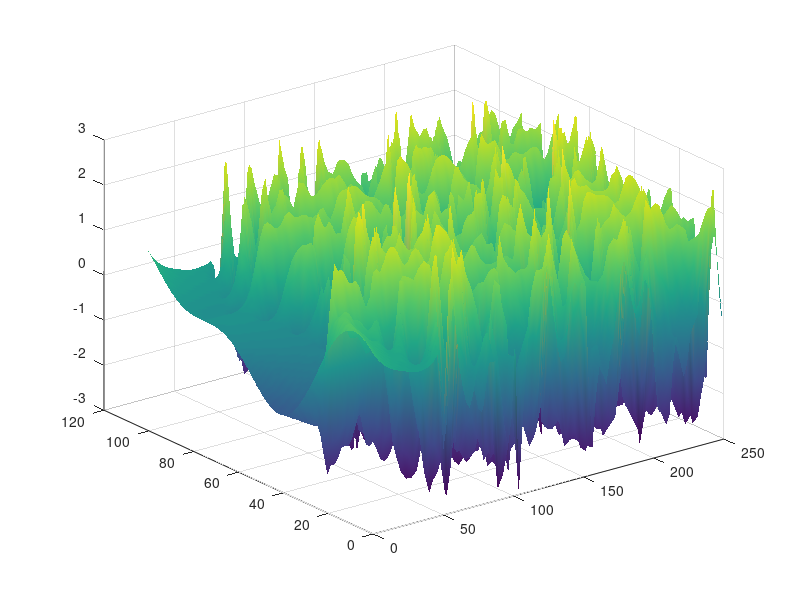

This chart was generated by the following MATLAB code: (Note: this script raises an error after producing the figure.)
% kursiv.m - solution of Kuramoto-Sivashinsky equation by ETDRK4 scheme
%
%   u_t = -u*u_x - u_xx - u_xxxx, periodic BCs on [0,32*pi]
%   computation is based on v = fft(u), so linear term is diagonal
%   compare p27.m in Trefethen, "Spectral Methods in MATLAB", SIAM 2000
%   AK Kassam and LN Trefethen, July 2002

% Spatial grid and initial condition:
N = 128;
x = 32*pi*(1:N)'/N;
u = cos(x/16).*(1+sin(x/16));
v = fft(u);

% Precompute various ETDRK4 scalar quantities:
h = 1/4;                         % time step
k = [0:N/2-1 0 -N/2+1:-1]'/16;   % wave numbers
L = k.^2 - k.^4;                 % Fourier multipliers
E = exp(h*L); E2 = exp(h*L/2);
M = 16;                          % no. of points for complex means
r = exp(1i*pi*((1:M)-.5)/M);     % roots of unity
LR = h*L(:,ones(M,1)) + r(ones(N,1),:);
Q  = h*real(mean(           (exp(LR/2)-1)./LR              ,2));
f1 = h*real(mean(  (-4-LR+exp(LR).*(4-3*LR+LR.^2))./LR.^3  ,2));
f2 = h*real(mean(    (2+LR+exp(LR).*(-2+LR))./LR.^3    ,2));
f3 = h*real(mean(  (-4-3*LR-LR.^2+exp(LR).*(4-LR))./LR.^3  ,2));

% Main time-stepping loop:
uu=u; tt=0;
tmax = 250; 
nmax = round(tmax/h); 
nplt = floor((tmax/100)/h);
g = -0.5i*k;
for n = 1:nmax
    t = n*h;
    Nv = g.*fft(real(ifft(v)).^2);
    a = E2.*v + Q.*Nv;
    Na = g.*fft(real(ifft(a)).^2);
    b = E2.*v + Q.*Na;
    Nb = g.*fft(real(ifft(b)).^2);
    c = E2.*a + Q.*(2*Nb-Nv);
    Nc = g.*fft(real(ifft(c)).^2);
    v = E.*v + Nv.*f1 + 2*(Na+Nb).*f2 + Nc.*f3;
    if mod(n,nplt) == 0
        u = real(ifft(v));
        uu = [uu,u]; 
        tt = [tt,t];
    end
end

% Plot results:
surf(tt,x,uu), shading interp, lighting phong, axis tight
view([-90 90]), colormap(autumn); set(gca,'zlim',[-5 50])
light('color',[1 1 0],'position',[-1,2,2])
material([0.30 0.60 0.60 40.00 1.00]);
